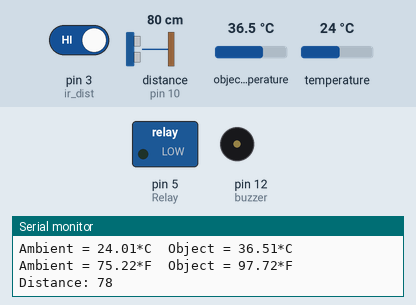
Recording of a sketch running on a simulated Arduino Uno, built with avr-gcc and run on an emulated ATmega328P. Parts: switched loads named in the sketch (green lamp = pin HIGH), buzzer (waves = sounding), the last lines printed to the serial monitor. Wiring (inferred from the names in the program): ultrasonic range finder: trigger pin 9; echo pin 10. The test bench sets the inputs (shaded band); at power-on: distance to the obstacle (sensor on pin 10) 80 cm, pin 3 (ir_dist) HIGH, object temperature 36.5 °C, temperature 24 °C. The echo pulse lasts 58.3 µs per cm; pins used as bus, display or sensor lines are not drawn.

Above: at 1.4 s.
1.5 s: distance to the obstacle (sensor on pin 10) set to 24 cm
3.2 s: distance to the obstacle (sensor on pin 10) set to 18 cm
At 3.76 s:
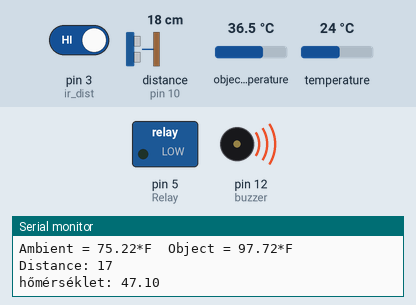
6.4 s: pin 3 (ir_dist) driven LOW
At 7.3 s:
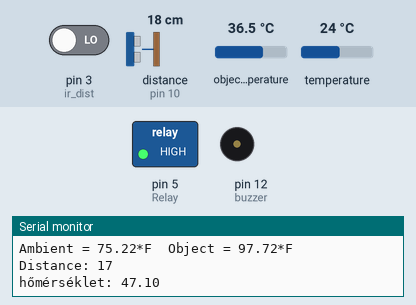
Timing chart, 0 to 14.0 s (numbered marks = the images above; inputs shaded):
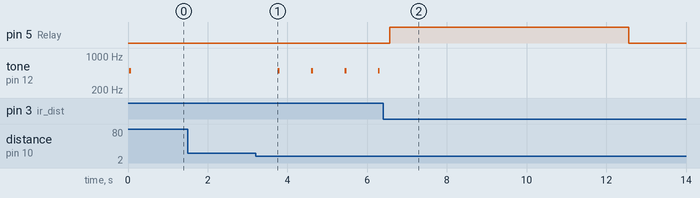

The sketch:

covid_robot.ino
```cpp
#include <Wire.h>               // I2C lib.
#include <Adafruit_MLX90614.h>  // INFRA sensor lib.
#include <SoftwareSerial.h>     // SW serial

SoftwareSerial kepernyo(7, 8); // RX, TX SW serial object

Adafruit_MLX90614 mlx = Adafruit_MLX90614(); // infra object

//################# változók
const int trigPin  = 9;   // ultrahang trigger
const int echoPin  = 10;  // ultrahang echo sign
const int Relay    = 5;   // Relay
const int ir_dist  = 3;   // IR distance for hand sanitizer
const int buzzer   = 12;  // buzzer

long duration;
int distance;
int page_counter = 0;
int kep = 0;
int infra = 1;
int minimum_range = 10;
int maximum_range = 20;
int correction = 0;
float kulso_temp;   //defa. ambience temp.
float paciens_temp;  //human temp.

void setup() {
  // put your setup code here, to run once:
 Serial.begin(9600);   // Start debug serial
 kepernyo.begin(9600); // Start  SW serial
 mlx.begin();   // start infra
    kepernyo.print("main.t0.txt=\"CovidTron I.\""); kepernyo.print("\xFF\xFF\xFF"); // Send covidtron for nextion display

pinMode(trigPin, OUTPUT); // trigger out
pinMode(Relay, OUTPUT); // relay out
pinMode(buzzer, OUTPUT); // buzzer
pinMode(echoPin, INPUT); // echo
pinMode(ir_dist, INPUT); // ir input

 Serial.println("Üdvözöl a CovidTron I. debug konzolja");  // welcome msg on serial
 csipcsip(); // probe buzzer and
}

void csipcsip() {
tone(buzzer, 500,50);
 delay(250);
noTone(buzzer);
}

void loop() {
//################# relay HIGH if IR ON
infra = digitalRead(ir_dist);
if(infra == 0){
  digitalWrite(Relay,HIGH); delay(6000);digitalWrite(Relay,LOW); delay(7000);  //pumped sanitizer time, and pause time
} else {
  digitalWrite(Relay,LOW);
   }
// counter for safe mem. overflow
//Hun: kell egy számláló, mert nem mehet a végtelenbe memory overflow miatt, ezert maximalom. 0 sem lehet, mert csak akkor
// frissit fokepernyore
page_counter++;
  if((page_counter == 1000) && (kep == 1)){ kep = 0;}
  if(page_counter == 1000){page_counter = 1;} // no mem. overflow

kulso_temp    = mlx.readAmbientTempC();
paciens_temp = mlx.readObjectTempC();

  Serial.print("Ambient = "); Serial.print( mlx.readAmbientTempC());
  Serial.print("*C\tObject = "); Serial.print(mlx.readObjectTempC()); Serial.println("*C");
  Serial.print("Ambient = "); Serial.print(mlx.readAmbientTempF());
  Serial.print("*F\tObject = "); Serial.print(mlx.readObjectTempF()); Serial.println("*F");
  Serial.println();
  delay(500);

 // trigger OFF
digitalWrite(trigPin, LOW);
delayMicroseconds(2);

// trigger up and ping
digitalWrite(trigPin, HIGH);
delayMicroseconds(10);
digitalWrite(trigPin, LOW);

// read value
duration = pulseIn(echoPin, HIGH);

// calculate distance
distance= duration*0.034/2;

// ird debugra mit mérsz / to debug serial
Serial.print("Distance: ");
Serial.println(distance);

//msg to nextion display
  if(distance < 10  ) {kepernyo.print("main.t0.txt=\" Too Close!\""); kepernyo.print("\xFF\xFF\xFF"); } //3
  if(distance > 20 && distance < 30 ) {kepernyo.print("main.t0.txt=\" Too Away!\""); kepernyo.print("\xFF\xFF\xFF"); }
  if(distance > 40  ) {kepernyo.print("main.t0.txt=\"CovidTron I.\""); kepernyo.print("\xFF\xFF\xFF"); }

 // itt döntöm el milyen értéknél mi történik / calculate TEMP
if(distance >=10 && distance <= 20 && paciens_temp >= 25){
kepernyo.print("main.t0.txt=\"CovidTron I.\""); kepernyo.print("\xFF\xFF\xFF");
paciens_temp = 10.6 + round(mlx.readObjectTempC() * 10 ) * .1 ;  // Ez a höm. kalibrációs sor. Az első értéket buzeráld / calibartion with first float number
if(kep == 0){
  kepernyo.print("page main");
  kepernyo.print("\xFF\xFF\xFF");
  kep = 1;
}

Serial.print("hőmérséklet: "); // Temperature
Serial.println(paciens_temp);
if(paciens_temp >37.5){
  csipcsip();
  kepernyo.print("main.t1.bco=RED");
  kepernyo.print("\xFF\xFF\xFF");
} else {
kepernyo.print("main.t1.bco=1024");
kepernyo.print("\xFF\xFF\xFF");
}
  kepernyo.print("main.t1.txt=\"" + String(paciens_temp) +"c\"");
  kepernyo.print("\xFF\xFF\xFF");
}
else {
  kepernyo.print("main.t1.txt=\"00.0c\"");
  kepernyo.print("\xFF\xFF\xFF");

  kepernyo.print("main.t1.bco=0");
  kepernyo.print("\xFF\xFF\xFF");
  kep = 0;
}
  } // void vége
```

Measured:
- the behaviour switches between 22 and 21 cm on distance to the obstacle (sensor on pin 10) (found by bisection; images 0 and 1)
- after the input at 3.2 s, tone on pin 12 (buzzer): alternates 500 Hz for 0.05 s and silent for 0.79 s, starting after 0.56 s
- after the input at 6.4 s, pin 5 (Relay): LOW → HIGH after 0.17 s, → LOW 6.0 s later; tone on pin 12 (buzzer): stops changing and stays silent
